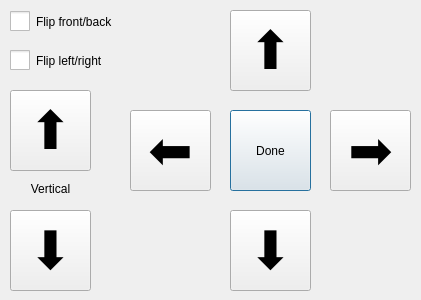
<?xml version="1.0" encoding="UTF-8"?>
<ui version="4.0">
 <class>Dialog</class>
 <widget class="QDialog" name="Dialog">
  <property name="geometry">
   <rect>
    <x>0</x>
    <y>0</y>
    <width>421</width>
    <height>300</height>
   </rect>
  </property>
  <property name="minimumSize">
   <size>
    <width>421</width>
    <height>300</height>
   </size>
  </property>
  <property name="maximumSize">
   <size>
    <width>421</width>
    <height>300</height>
   </size>
  </property>
  <property name="windowTitle">
   <string>Dialog</string>
  </property>
  <widget class="QPushButton" name="doneButton">
   <property name="geometry">
    <rect>
     <x>230</x>
     <y>110</y>
     <width>81</width>
     <height>81</height>
    </rect>
   </property>
   <property name="text">
    <string>Done</string>
   </property>
  </widget>
  <widget class="QPushButton" name="forwardButton">
   <property name="geometry">
    <rect>
     <x>230</x>
     <y>10</y>
     <width>81</width>
     <height>81</height>
    </rect>
   </property>
   <property name="font">
    <font>
     <pointsize>40</pointsize>
    </font>
   </property>
   <property name="text">
    <string>⬆</string>
   </property>
   <property name="autoRepeat">
    <bool>true</bool>
   </property>
   <property name="autoRepeatDelay">
    <number>30</number>
   </property>
   <property name="autoRepeatInterval">
    <number>30</number>
   </property>
  </widget>
  <widget class="QCheckBox" name="flipLeftRightCheck">
   <property name="geometry">
    <rect>
     <x>10</x>
     <y>50</y>
     <width>131</width>
     <height>21</height>
    </rect>
   </property>
   <property name="styleSheet">
    <string notr="true">QCheckBox::indicator {
 	width: 20px;
   height: 20px;               
}</string>
   </property>
   <property name="text">
    <string>Flip left/right</string>
   </property>
  </widget>
  <widget class="QPushButton" name="upButton">
   <property name="geometry">
    <rect>
     <x>10</x>
     <y>90</y>
     <width>81</width>
     <height>81</height>
    </rect>
   </property>
   <property name="font">
    <font>
     <pointsize>40</pointsize>
    </font>
   </property>
   <property name="text">
    <string>⬆</string>
   </property>
   <property name="autoRepeat">
    <bool>true</bool>
   </property>
   <property name="autoRepeatDelay">
    <number>30</number>
   </property>
   <property name="autoRepeatInterval">
    <number>30</number>
   </property>
  </widget>
  <widget class="QCheckBox" name="flipFrontBackCheck">
   <property name="geometry">
    <rect>
     <x>10</x>
     <y>10</y>
     <width>131</width>
     <height>23</height>
    </rect>
   </property>
   <property name="styleSheet">
    <string notr="true">QCheckBox::indicator {
	width: 20px;
	height: 20px;               
}</string>
   </property>
   <property name="text">
    <string>Flip front/back</string>
   </property>
  </widget>
  <widget class="QPushButton" name="leftButton">
   <property name="geometry">
    <rect>
     <x>130</x>
     <y>110</y>
     <width>81</width>
     <height>81</height>
    </rect>
   </property>
   <property name="font">
    <font>
     <pointsize>40</pointsize>
    </font>
   </property>
   <property name="text">
    <string>⬅</string>
   </property>
   <property name="autoRepeat">
    <bool>true</bool>
   </property>
   <property name="autoRepeatDelay">
    <number>30</number>
   </property>
   <property name="autoRepeatInterval">
    <number>30</number>
   </property>
  </widget>
  <widget class="QPushButton" name="backwardButton">
   <property name="geometry">
    <rect>
     <x>230</x>
     <y>210</y>
     <width>81</width>
     <height>81</height>
    </rect>
   </property>
   <property name="font">
    <font>
     <pointsize>40</pointsize>
    </font>
   </property>
   <property name="text">
    <string>⬇</string>
   </property>
   <property name="autoRepeat">
    <bool>true</bool>
   </property>
   <property name="autoRepeatDelay">
    <number>30</number>
   </property>
   <property name="autoRepeatInterval">
    <number>30</number>
   </property>
  </widget>
  <widget class="QPushButton" name="rightButton">
   <property name="geometry">
    <rect>
     <x>330</x>
     <y>110</y>
     <width>81</width>
     <height>81</height>
    </rect>
   </property>
   <property name="font">
    <font>
     <pointsize>40</pointsize>
    </font>
   </property>
   <property name="text">
    <string>➡</string>
   </property>
   <property name="autoRepeat">
    <bool>true</bool>
   </property>
   <property name="autoRepeatDelay">
    <number>30</number>
   </property>
   <property name="autoRepeatInterval">
    <number>30</number>
   </property>
  </widget>
  <widget class="QLabel" name="label">
   <property name="geometry">
    <rect>
     <x>10</x>
     <y>180</y>
     <width>81</width>
     <height>17</height>
    </rect>
   </property>
   <property name="text">
    <string>Vertical</string>
   </property>
   <property name="alignment">
    <set>Qt::AlignCenter</set>
   </property>
  </widget>
  <widget class="QPushButton" name="downButton">
   <property name="geometry">
    <rect>
     <x>10</x>
     <y>210</y>
     <width>81</width>
     <height>81</height>
    </rect>
   </property>
   <property name="font">
    <font>
     <pointsize>40</pointsize>
    </font>
   </property>
   <property name="text">
    <string>⬇</string>
   </property>
   <property name="autoRepeat">
    <bool>true</bool>
   </property>
   <property name="autoRepeatDelay">
    <number>30</number>
   </property>
   <property name="autoRepeatInterval">
    <number>30</number>
   </property>
  </widget>
 </widget>
 <resources/>
 <connections/>
</ui>
